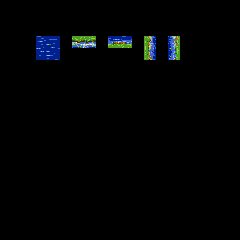

A level layout from a 2D game, rendered from its tile map. Below: a short description, then the map file with its tile-grid data intact:
An orthogonal 20x20 tile map with 12x12 px tiles, 3 tile layers (regions, input_BG, output_BG).

<map version="1.2" tiledversion="1.2.1" orientation="orthogonal" renderorder="right-down" width="20" height="20" tilewidth="12" tileheight="12" infinite="0" nextlayerid="4" nextobjectid="1">
 <properties>
  <property name="NoOverlappingRules" type="bool" value="true" />
 </properties>
 <tileset firstgid="1" name="overworld(day)-Master" tilewidth="12" tileheight="12" tilecount="1296" columns="36">
  <image source="../../image/overworld(day)-Master.png" width="432" height="432" />
 </tileset>
 <layer id="1" name="regions" width="20" height="20">
  <data encoding="csv">
0,0,0,0,0,0,0,0,0,0,0,0,0,0,0,0,0,0,0,0,
0,0,0,0,0,0,0,0,0,0,0,0,0,0,0,0,0,0,0,0,
0,0,0,0,0,0,0,0,0,0,0,0,0,0,0,0,0,0,0,0,
0,0,0,161,161,0,161,161,0,161,161,0,161,0,161,0,0,0,0,0,
0,0,0,161,161,0,0,0,0,0,0,0,161,0,161,0,0,0,0,0,
0,0,0,0,0,0,0,0,0,0,0,0,0,0,0,0,0,0,0,0,
0,0,0,0,0,0,0,0,0,0,0,0,0,0,0,0,0,0,0,0,
0,0,0,0,0,0,0,0,0,0,0,0,0,0,0,0,0,0,0,0,
0,0,0,0,0,0,0,0,0,0,0,0,0,0,0,0,0,0,0,0,
0,0,0,0,0,0,0,0,0,0,0,0,0,0,0,0,0,0,0,0,
0,0,0,0,0,0,0,0,0,0,0,0,0,0,0,0,0,0,0,0,
0,0,0,0,0,0,0,0,0,0,0,0,0,0,0,0,0,0,0,0,
0,0,0,0,0,0,0,0,0,0,0,0,0,0,0,0,0,0,0,0,
0,0,0,0,0,0,0,0,0,0,0,0,0,0,0,0,0,0,0,0,
0,0,0,0,0,0,0,0,0,0,0,0,0,0,0,0,0,0,0,0,
0,0,0,0,0,0,0,0,0,0,0,0,0,0,0,0,0,0,0,0,
0,0,0,0,0,0,0,0,0,0,0,0,0,0,0,0,0,0,0,0,
0,0,0,0,0,0,0,0,0,0,0,0,0,0,0,0,0,0,0,0,
0,0,0,0,0,0,0,0,0,0,0,0,0,0,0,0,0,0,0,0,
0,0,0,0,0,0,0,0,0,0,0,0,0,0,0,0,0,0,0,0
</data>
 </layer>
 <layer id="2" name="input_BG" width="20" height="20">
  <data encoding="csv">
0,0,0,0,0,0,0,0,0,0,0,0,0,0,0,0,0,0,0,0,
0,0,0,0,0,0,0,0,0,0,0,0,0,0,0,0,0,0,0,0,
0,0,0,0,0,0,0,0,0,0,0,0,0,0,0,0,0,0,0,0,
0,0,0,149,149,0,6,6,0,114,114,0,41,0,44,0,0,0,0,0,
0,0,0,149,149,0,0,0,0,0,0,0,41,0,44,0,0,0,0,0,
0,0,0,0,0,0,0,0,0,0,0,0,0,0,0,0,0,0,0,0,
0,0,0,0,0,0,0,0,0,0,0,0,0,0,0,0,0,0,0,0,
0,0,0,0,0,0,0,0,0,0,0,0,0,0,0,0,0,0,0,0,
0,0,0,0,0,0,0,0,0,0,0,0,0,0,0,0,0,0,0,0,
0,0,0,0,0,0,0,0,0,0,0,0,0,0,0,0,0,0,0,0,
0,0,0,0,0,0,0,0,0,0,0,0,0,0,0,0,0,0,0,0,
0,0,0,0,0,0,0,0,0,0,0,0,0,0,0,0,0,0,0,0,
0,0,0,0,0,0,0,0,0,0,0,0,0,0,0,0,0,0,0,0,
0,0,0,0,0,0,0,0,0,0,0,0,0,0,0,0,0,0,0,0,
0,0,0,0,0,0,0,0,0,0,0,0,0,0,0,0,0,0,0,0,
0,0,0,0,0,0,0,0,0,0,0,0,0,0,0,0,0,0,0,0,
0,0,0,0,0,0,0,0,0,0,0,0,0,0,0,0,0,0,0,0,
0,0,0,0,0,0,0,0,0,0,0,0,0,0,0,0,0,0,0,0,
0,0,0,0,0,0,0,0,0,0,0,0,0,0,0,0,0,0,0,0,
0,0,0,0,0,0,0,0,0,0,0,0,0,0,0,0,0,0,0,0
</data>
 </layer>
 <layer id="3" name="output_BG" width="20" height="20">
  <data encoding="csv">
0,0,0,0,0,0,0,0,0,0,0,0,0,0,0,0,0,0,0,0,
0,0,0,0,0,0,0,0,0,0,0,0,0,0,0,0,0,0,0,0,
0,0,0,0,0,0,0,0,0,0,0,0,0,0,0,0,0,0,0,0,
0,0,0,149,150,0,6,7,0,114,115,0,41,0,44,0,0,0,0,0,
0,0,0,185,186,0,0,0,0,0,0,0,77,0,80,0,0,0,0,0,
0,0,0,0,0,0,0,0,0,0,0,0,0,0,0,0,0,0,0,0,
0,0,0,0,0,0,0,0,0,0,0,0,0,0,0,0,0,0,0,0,
0,0,0,0,0,0,0,0,0,0,0,0,0,0,0,0,0,0,0,0,
0,0,0,0,0,0,0,0,0,0,0,0,0,0,0,0,0,0,0,0,
0,0,0,0,0,0,0,0,0,0,0,0,0,0,0,0,0,0,0,0,
0,0,0,0,0,0,0,0,0,0,0,0,0,0,0,0,0,0,0,0,
0,0,0,0,0,0,0,0,0,0,0,0,0,0,0,0,0,0,0,0,
0,0,0,0,0,0,0,0,0,0,0,0,0,0,0,0,0,0,0,0,
0,0,0,0,0,0,0,0,0,0,0,0,0,0,0,0,0,0,0,0,
0,0,0,0,0,0,0,0,0,0,0,0,0,0,0,0,0,0,0,0,
0,0,0,0,0,0,0,0,0,0,0,0,0,0,0,0,0,0,0,0,
0,0,0,0,0,0,0,0,0,0,0,0,0,0,0,0,0,0,0,0,
0,0,0,0,0,0,0,0,0,0,0,0,0,0,0,0,0,0,0,0,
0,0,0,0,0,0,0,0,0,0,0,0,0,0,0,0,0,0,0,0,
0,0,0,0,0,0,0,0,0,0,0,0,0,0,0,0,0,0,0,0
</data>
 </layer>
</map>
